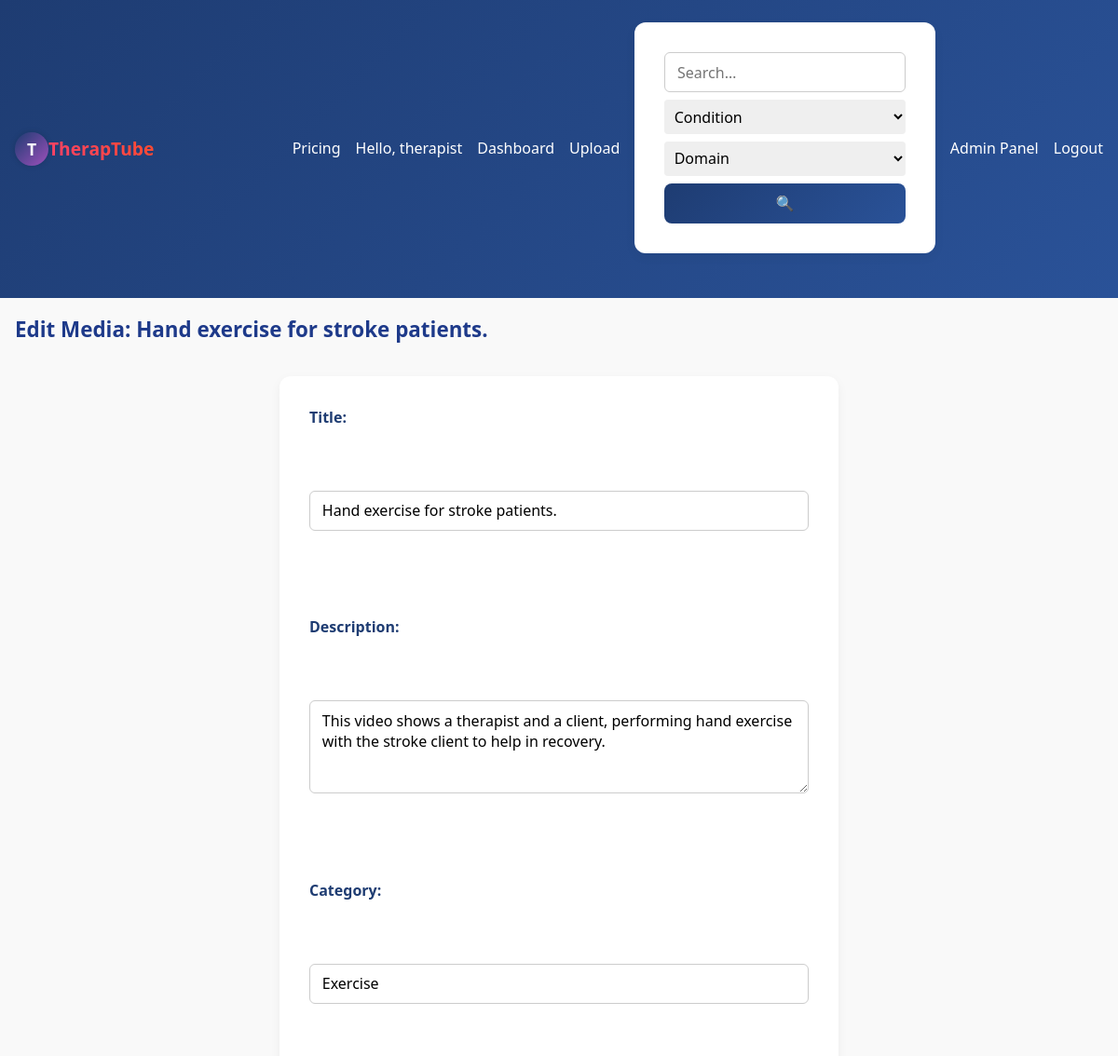
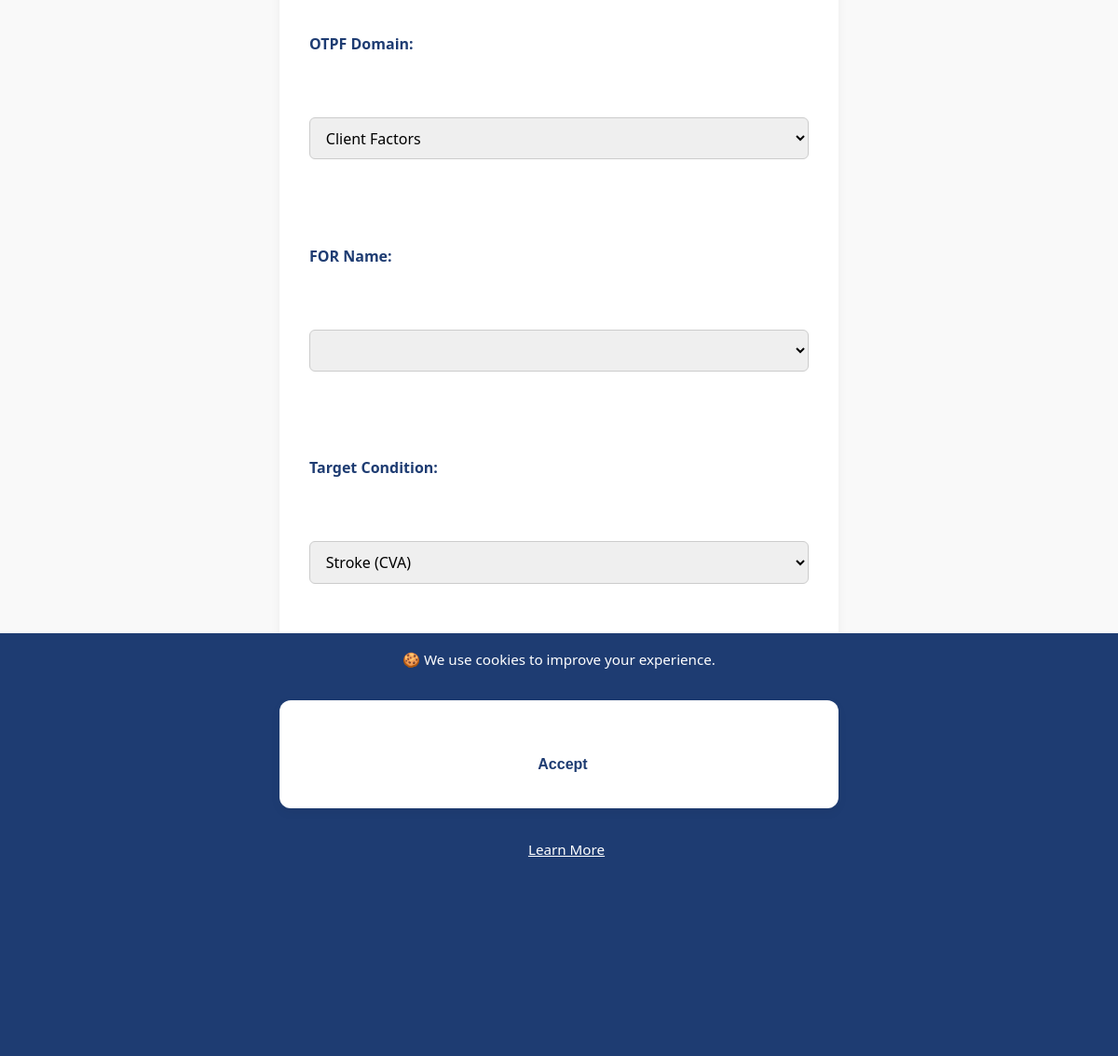
The app's page /media/4/edit (signed in) with its own data (2 pictures, top to bottom).
### app.py (models this page shows, shortened)
class User(db.Model, UserMixin):
    id = db.Column(db.Integer, primary_key=True)
    username = db.Column(db.String(80), unique=True, nullable=False)
    email    = db.Column(db.String(120), unique=True)
    invite_code_used = db.Column(db.String(36))
    password_hash = db.Column(db.String(128), nullable=False)
    role = db.Column(db.String(32), nullable=False)

class Media(db.Model):
    id = db.Column(db.Integer, primary_key=True)
    filename = db.Column(db.String(200), nullable=False)
    thumbnail = db.Column(db.String(200))
    title = db.Column(db.String(120), nullable=False)
    description = db.Column(db.Text, nullable=True)
    category = db.Column(db.String(80), nullable=True)
    otpf_domain = db.Column(db.String(50))
    for_name = db.Column(db.String(50))
    target_condition = db.Column(db.String(50))
    uploader_id = db.Column(db.Integer, db.ForeignKey('user.id'))
    view_count = db.Column(db.Integer, default=0)
    uploader = db.relationship('User', backref='media')
    upload_time = db.Column(db.DateTime, default=datetime.utcnow)

### app.py (the view, shortened to what this page needs)
@app.route('/media/<int:media_id>/edit', methods=['GET', 'POST'])
@login_required
def edit_media(media_id):
    current_utc_year = datetime.now(timezone.utc).year
    media = Media.query.get_or_404(media_id)
    if current_user.id != media.uploader_id and current_user.role != 'therapist':
        flash("You don't have permission to edit this media.", 'danger') # Added category
        return redirect(url_for('therapist_dashboard')) # <--- UPDATED: Redirect to therapist dashboard
    return render_template('edit_media.html', media=media, taxonomy=TAXONOMY, current_year=current_utc_year)

### app.py (called while the page is built)
@app.context_processor
def inject_global_data():
    has_sub = False
    if current_user.is_authenticated:
        has_sub = has_active_subscription(current_user)
    return {
        'app_version': APP_VERSION,  # Assuming APP_VERSION is defined globally or from config
        'utc_now': datetime.now(timezone.utc),
        'has_active_subscription': has_active_subscription, # Make the function itself available
        'current_user': current_user, # Flask-Login usually injects this, but explicit is fine
        'user_has_active_subscription': has_sub # A boolean flag for simpler checks in templates
    }

@login_manager.user_loader
def load_user(user_id):
    return User.query.get(int(user_id))

def has_active_subscription(user):
    if not user.is_authenticated or user.role != 'client':
        return False
    latest = Subscription.query.filter_by(user_id=user.id).order_by(Subscription.timestamp.desc()).first()
    if not latest:
        return False
    return latest.expires_at >= datetime.utcnow()

### templates/edit_media.html (shortened to what this page needs)
{% extends 'base.html' %}
{% block content %}
<h2>Edit Media: {{ media.title }}</h2>
<form method="POST">
    <label>Title:</label><br>
    <input type="text" name="title" value="{{ media.title }}" required><br><br>
    <label>Description:</label><br>
    <textarea name="description" required>{{ media.description }}</textarea><br><br>
    <label>Category:</label><br>
    <input type="text" name="category" value="{{ media.category }}"><br><br>
    <label>OTPF Domain:</label><br>
    <select name="otpf_domain" required>
        {% for d in taxonomy.otpf_domains %}
        <option value="{{ d }}" {% if media.otpf_domain == d %}selected{% endif %}>{{ d }}</option>
        {% endfor %}
    </select><br><br>
    <label>FOR Name:</label><br>
    <select name="for_name">
    </select><br><br>
    <label>Target Condition:</label><br>
    <select name="target_condition">
        {% for c in taxonomy.conditions %}
        <option value="{{ c }}" {% if media.target_condition == c %}selected{% endif %}>{{ c }}</option>
        {% endfor %}
    </select><br><br>
    <button type="submit">Update</button>
</form>
{% endblock %}

### templates/base.html (shortened to what this page needs)
<!doctype html>
<html lang="en">
<head>
    <link rel="stylesheet" href="{{ url_for('static', filename='style.css') }}">
    <link rel="stylesheet" href="https://cdnjs.cloudflare.com/ajax/libs/font-awesome/6.5.0/css/all.min.css">
</head>
<body>
    <nav class="navbar">
        <div class="nav-brand">
            {% if current_user.is_authenticated %}
                {% if current_user.role == 'client' %}
                    <a href="{{ url_for('client_dashboard') }}">
                        <div class="logo-circle animate-spin">
                            <span class="logo-text">T</span>
                        </div>
                        <span class="brand-text">TherapTube</span>
                    </a>
                {% elif current_user.role == 'therapist' %}
                    <a href="{{ url_for('therapist_dashboard') }}">
                        <div class="logo-circle animate-spin">
                            <span class="logo-text">T</span>
                        </div>
                        <span class="brand-text">TherapTube</span>
                    </a>
                {% endif %}
            {% endif %}
        </div>
        <div class="nav-links">
            <a href="{{ url_for('pricing') }}">Pricing</a>
            {% if current_user.is_authenticated %}
                <span class="user-greet">Hello, {{ current_user.username }}
                </span>
                {% if current_user.role == 'client' %}
                    <a href="{{ url_for('client_dashboard') }}">Dashboard</a>
                    {% if has_active_subscription(current_user) %}
                        <a href="{{ url_for('progress') }}">My Progress</a>
                        <a href="{{ url_for('recent') }}">Recently Watched</a>
                        <form action="{{ url_for('search') }}" method="get" class="search-form">
                            <input type="text" name="q" placeholder="Search…" value="{{ request.args.get('q','') }}">
                            <select name="condition" aria-label="Select a condition">
                                <option value="">Condition</option>
                                {% for c in taxonomy.conditions %}
                                    <option value="{{ c }}" {% if request.args.get('condition')==c %}selected{% endif %}>{{ c }}</option>
                                {% endfor %}
                            </select>
                            <select name="otpf_domain" aria-label="Select an OTPF domain">
                                <option value="">Domain</option>
                                {% for d in taxonomy.otpf_domains %}
                                    <option value="{{ d }}" {% if request.args.get('otpf_domain')==d %}selected{% endif %}>{{ d }}</option>
                                {% endfor %}
                            </select>
                            <button type="submit" class="search-btn">🔍</button>
                        </form>
                    {% endif %}
                {% elif current_user.role == 'therapist' %}
                    <a href="{{ url_for('therapist_dashboard') }}">Dashboard</a>
                    <a href="{{ url_for('upload') }}">Upload</a>
                    <form action="{{ url_for('search') }}" method="get" class="search-form">
                        <input type="text" name="q" placeholder="Search…" value="{{ request.args.get('q','') }}">
                        <select name="condition" aria-label="Select a condition">
                            <option value="">Condition</option>
                        </select>
                        <select name="otpf_domain" aria-label="Select an OTPF domain">
                            <option value="">Domain</option>
                        </select>
                        <button type="submit" class="search-btn">🔍</button>
                    </form>
                    <a href="{{ url_for('admin_dashboard') }}">Admin Panel</a>
                {% endif %}
                <a href="{{ url_for('logout') }}">Logout</a>
            {% else %}
                <a href="{{ url_for('login') }}">Login</a>
                <a href="{{ url_for('register') }}">Register</a>
            {% endif %}
        </div>
    </nav>
    <div class="container">
        {% block content %}{% endblock %}
    </div>
    <footer class="footer sticky-footer">
        <div class="footer-top">
            <span>&copy; {{ current_year }} TherapTube</span>
            <span>Version {{ app_version }}</span>
            <span>Designed by Atom De Legend</span>
            <span>
                <a href="mailto:info@example.com">Contact</a> |
                <a href="{{ url_for('privacy') }}">Privacy</a> |
                <a href="{{ url_for('terms') }}">Terms</a> |
                <a href="{{ url_for('cookies') }}">Cookies</a> |
                <a href="{{ url_for('about') }}">About</a>
            </span>
        </div>
    </footer>
    {% if not request.cookies.get('cookies_accepted') %}
        <div id="cookie-banner" class="cookie-banner">
            🍪 We use cookies to improve your experience.
            <form method="post" action="{{ url_for('accept_cookies') }}" class="cookie-inline-form">
                <button type="submit">Accept</button>
            </form>
            <a href="{{ url_for('cookies') }}">Learn More</a>
        </div>
    {% endif %}
</body>

### static/style.css (style rules this page uses)
:root { --color-primary: #1e3c72; --color-primary-light: #2a5298; --color-accent: #9d50bb; --color-accent-dark: #6e48aa; --color-bg: #f9f9f9; --color-text: #222; --color-white: #fff; --gradient-primary: linear-gradient(135deg, var(--color-primary), var(--color-primary-light)); --gradient-accent: linear-gradient(135deg, var(--color-accent), var(--color-accent-dark)); }
* { margin: 0; padding: 0; box-sizing: border-box; }
body { font-family: 'Segoe UI', sans-serif; background: var(--color-bg); color: var(--color-text); line-height: 1.6; }
a { text-decoration: none; color: var(--color-primary); transition: 0.3s ease; }
.container { max-width: 1200px; margin: auto; padding: 1rem; }
.navbar { background: var(--gradient-primary); padding: 1rem; display: flex; flex-wrap: wrap; align-items: center; justify-content: space-between; position: sticky; top: 0; z-index: 1000; }
.nav-brand { display: flex; align-items: center; gap: 0.5rem; }
.nav-brand a { display: flex; align-items: center; text-decoration: none; color: var(--color-primary); font-size: 1.4rem; font-weight: bold; }
.logo-circle { width: 36px; height: 36px; background: linear-gradient(135deg, var(--color-primary), var(--color-accent)); border-radius: 50%; display: flex; justify-content: center; align-items: center; box-shadow: 0 0 6px rgba(0,0,0,0.15); }
.logo-text { color: #fff; font-weight: bold; font-size: 1.1rem; font-family: 'Segoe UI', sans-serif; }
.animate-spin { animation: slowSpin 6s linear infinite; }
.brand-text { font-weight: bold; font-size: 1.2rem; background: linear-gradient(45deg, #ff416c, #ff4b2b); -webkit-background-clip: text; background-clip: text; -webkit-text-fill-color: transparent; font-family: 'Segoe UI', sans-serif; }
.nav-links { display: flex; flex-wrap: wrap; gap: 1rem; align-items: center; }
.nav-links a, .user-greet { color: var(--color-white); font-weight: 500; }
.search-form { display: flex; flex-wrap: wrap; gap: 0.5rem; margin-top: 0.5rem; }
.search-form input, .search-form select { padding: 0.4rem; border-radius: 4px; border: none; outline: none; }
.search-form input { flex: 1; min-width: 150px; }
.footer { background: var(--gradient-accent); color: var(--color-white); text-align: center; padding: 1rem 0; margin-top: 2rem; }
.footer-top span { display: block; margin: 0.3rem 0; }
.footer-top a { color: var(--color-white); font-weight: 500; }
.container { padding-bottom: 120px; }
form { background: var(--color-white); max-width: 600px; margin: 2rem auto; padding: 2rem; border-radius: 12px; box-shadow: 0 4px 12px rgba(0,0,0,0.05); display: flex; flex-direction: column; gap: 1.25rem; }
form label { display: flex; flex-direction: column; font-weight: 600; color: var(--color-primary); gap: 0.5rem; }
input[type="text"], textarea, select, input[type="file"] { padding: 0.6rem 0.8rem; border: 1px solid #ccc; border-radius: 6px; font-size: 1rem; font-family: inherit; width: 100%; }
textarea { resize: vertical; min-height: 100px; }
button[type="submit"] { background: var(--gradient-primary); color: var(--color-white); padding: 0.75rem 1.5rem; border: none; border-radius: 8px; font-weight: bold; font-size: 1rem; cursor: pointer; transition: background 0.3s ease; }
h2 { font-size: 1.4rem; margin-bottom: 1rem; color: #1e3a8a; }
.cookie-banner { position: fixed; bottom: 0; left: 0; width: 100%; height: 20%; background: var(--color-primary); color: #fff; padding: 1rem; text-align: center; z-index: 9999; font-size: 0.95rem; }
.cookie-banner button { margin-left: 0.5rem; margin-top: 1.3rem; background: #fff; color: var(--color-primary); border: none; padding: 0.4rem 0.8rem; border-radius: 4px; cursor: pointer; }
.cookie-banner a { color: #fff; margin-left: 1rem; text-decoration: underline; }

### records on screen
User: username "therapist"
Media: title "Hand exercise for stroke patients.", description "This video shows a therapist and a client, performing hand exercise with the stroke client to help in recovery.", category "Exercise", otpf_domain "Client Factors", target_condition "Stroke (CVA)"
